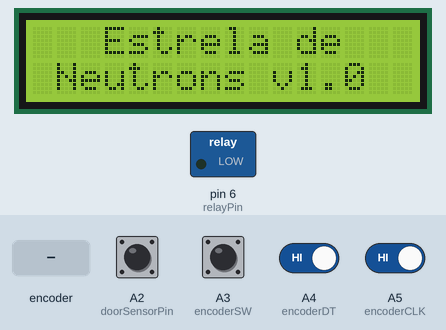
The sketch below on a simulated Arduino Uno, built with avr-gcc and run on an emulated ATmega328P. Parts: 16×2 character LCD, switched loads named in the sketch (green lamp = pin HIGH). Dashed ring = blinking. The inputs (shaded band) are chosen by the test bench; at power-on: A3 (encoderSW), A4 (encoderDT), A5 (encoderCLK) HIGH, A2 (doorSensorPin) LOW. What the sketch prints to the serial monitor is not drawn.

Above: at 1.2 s.
1.3 s: A3 (encoderSW) driven LOW
At 2.3 s:
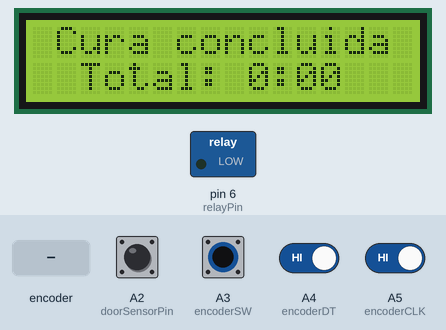
2.8 s: A2 (doorSensorPin) pulsed HIGH 2 times (0.12 s each, 0.3 s apart)
At 4.2 s:
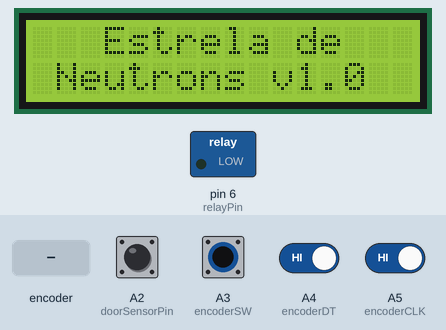
4.9 s: rotary encoder on A5 (encoderCLK) / A4 (encoderDT) turned 3 steps (first pin leading)
At 6.3 s:
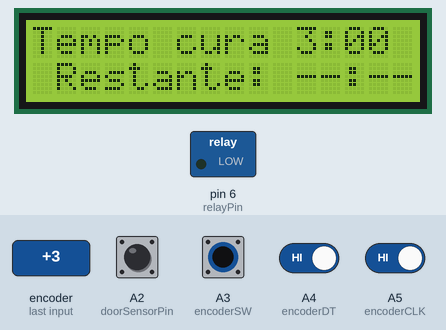
7.0 s: rotary encoder on A5 (encoderCLK) / A4 (encoderDT) turned 1 step (first pin leading)
At 7.7 s:
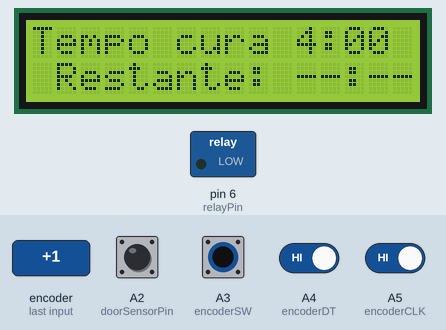
8.7 s: A3 (encoderSW) pulsed HIGH 5 times (0.12 s each, 0.3 s apart)
At 9.27 s:
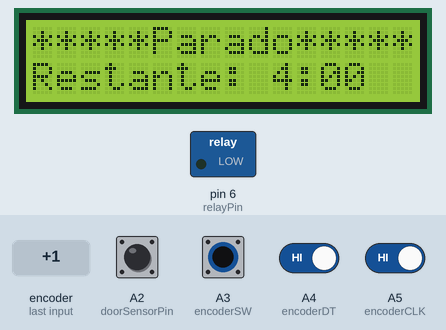
11.7 s: A2 (doorSensorPin) driven HIGH
At 12.4 s:
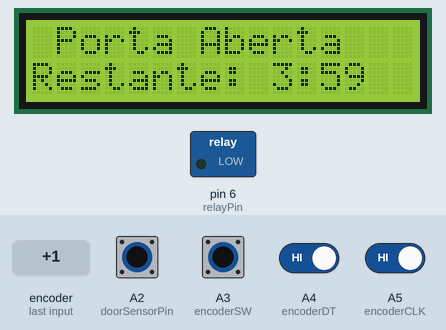
Timing chart, 0 to 14.2 s (numbered marks = the images above; inputs shaded):
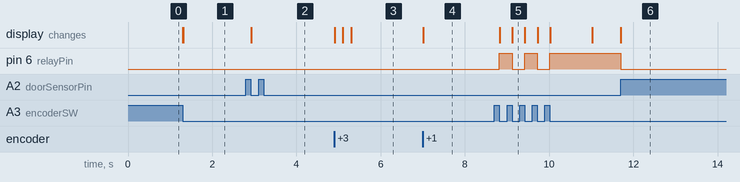

Measured:
- after the input at 1.3 s, the display: first changes at once (image 1 shows a later state)
- after the input at 2.8 s, the display: changes after 0.13 s (image 2)
- after the input at 4.9 s, the display: first changes at once (image 3 shows a later state)
- after the input at 7.0 s, the display: changes at once (image 4)
- after the input at 8.7 s, pin 6 (relayPin): alternates HIGH for 0.30 s and LOW for 0.30 s, 5 changes in all, then stays HIGH, starting after 0.12 s; the display: first changes after 0.12 s (image 5 shows a later state)
- after the input at 11.7 s, pin 6 (relayPin): HIGH → LOW at once; the display: changes at once (image 6)

The sketch:

Cura_UV_Arduino_Nano.ino
```cpp
#include <LiquidCrystal.h>

#define encoderCLK A5
#define encoderDT A4
#define encoderSW A3

#define relayPin 6

#define doorSensorPin A2

const int rs = 12, en = 11, d4 = 5, d5 = 4, d6 = 3, d7 = 2;

LiquidCrystal lcd(rs, en, d4, d5, d6, d7);


// Variáveis para o encoder
int lastCLK = HIGH;
int currentCLK;
int lastButtonState = HIGH;
int currentButtonState;

// Variáveis de tempo
int curingTime = 0; // em minutos
bool isCuring = false;
bool isPaused = false;
bool isComplete = false;
unsigned long startTime;
unsigned long pausedTime;

// Variáveis para o sensor de porta
int lastDoorState = HIGH;
int currentDoorState;

void setup() {
  // Inicializa o LCD
  lcd.begin(16, 2);
  lcd.print("   Estrela de");
  lcd.setCursor(0, 1);
  lcd.print(" Neutrons v1.0");

  // Inicializa o pino do relé
  pinMode(relayPin, OUTPUT);
  digitalWrite(relayPin, LOW);

  // Inicializa os pinos do encoder
  pinMode(encoderCLK, INPUT);
  pinMode(encoderDT, INPUT);
  pinMode(encoderSW, INPUT_PULLUP);

  // Inicializa o pino do sensor de porta
  pinMode(doorSensorPin, INPUT);

  // Inicializa a Serial para depuração
  Serial.begin(115200);
}

void loop() {
  // Lê o estado da porta
  currentDoorState = digitalRead(doorSensorPin);

  // Verifica o estado da porta e pausa/resume a cura conforme necessário
  handleDoorState();

  // Se não está curando e não está pausado, permite ajustes de tempo e inicia a cura
  if (!isCuring && !isPaused && !isComplete) {
    handleEncoder();
    handleButtonPress();
  } else if (isCuring) {
    // Se está curando, verifica se há interrupção pelo botão e atualiza o tempo restante
    handleCuringProcess();
  }

  // Salva o estado da porta
  lastDoorState = currentDoorState;
}

// Função para lidar com o estado da porta
void handleDoorState() {
  if (currentDoorState == HIGH) { // Porta está aberta
    if (isCuring) {
      pauseCuringProcess();
    }
  } else { // Porta está fechada
    if (isPaused && !isComplete) {
      resumeCuringProcess();
    }
    if (isComplete && lastDoorState == HIGH && currentDoorState == LOW) {
      resetAfterCompletion();
    }
  }
}

// Função para pausar o processo de cura
void pauseCuringProcess() {
  isPaused = true;
  pausedTime = millis();
  digitalWrite(relayPin, LOW); // Desliga a luz UV
  isCuring = false; // Pausa o processo de cura

  // Atualiza o LCD
  lcd.setCursor(0, 0);
  lcd.print(" Porta Aberta   ");
  Serial.println("Porta aberta, cura pausada");
}

// Função para resumir o processo de cura
void resumeCuringProcess() {
  isPaused = false;
  isCuring = true;
  startTime += millis() - pausedTime; // Ajusta o tempo de início
  digitalWrite(relayPin, HIGH); // Liga a luz UV
  lcd.clear(); // Limpa o LCD antes de retomar
  lcd.setCursor(0, 0);
  lcd.print("Tempo cura ");
  lcd.print(curingTime);
  lcd.print(":00   ");
  Serial.println("Porta fechada, cura retomada");
}

// Função para resetar após conclusão do processo de cura
void resetAfterCompletion() {
  lcd.clear();
  lcd.setCursor(0, 0);
  lcd.print("   Estrela de");
  lcd.setCursor(0, 1);
  lcd.print(" Neutrons v1.0");
  curingTime = 0;
  isComplete = false;
  Serial.println("Porta fechada após conclusão, reset para tela inicial");
}

// Função para lidar com o encoder
void handleEncoder() {
  currentCLK = digitalRead(encoderCLK);
  if (currentCLK != lastCLK && currentCLK == LOW) {
    if (digitalRead(encoderDT) != currentCLK) {
      curingTime++; // Incrementa em 1 minuto
    } else {
      curingTime--; // Decrementa em 1 minuto
    }

    // Se o tempo de cura for menor que zero, retorna à tela inicial
    if (curingTime < 0) {
      resetToInitialScreen();
      return;
    }

    // Atualiza o LCD
    lcd.setCursor(0, 0);
    lcd.print("Tempo cura ");
    lcd.print(curingTime);
    lcd.print(":00   "); // Limpa caracteres extras
    lcd.setCursor(0, 1);
    lcd.print(" Restante: --:--");
    Serial.print("Tempo de cura ajustado para: ");
    Serial.print(curingTime);
    Serial.println(" minutos");
  }
  lastCLK = currentCLK;
}

// Função para lidar com o pressionamento do botão
void handleButtonPress() {
  currentButtonState = digitalRead(encoderSW);
  if (currentButtonState == LOW && lastButtonState == HIGH) {
    if (currentDoorState == LOW) { // Inicia a cura apenas se a porta estiver fechada
      startCuringProcess();
    } else {
      // Atualiza o LCD para mostrar mensagem de porta aberta
      lcd.setCursor(0, 0);
      lcd.print(" Porta Aberta   ");
      lcd.setCursor(0, 1);
      lcd.print("Feche a porta  ");
      Serial.println("Tentativa de iniciar com porta aberta");
    }
  }
  lastButtonState = currentButtonState;
}

// Função para iniciar o processo de cura
void startCuringProcess() {
  isCuring = true;
  startTime = millis();
  digitalWrite(relayPin, HIGH); // Liga a luz UV

  // Atualiza o LCD
  lcd.setCursor(0, 0);
  lcd.print("Tempo cura ");
  lcd.print(curingTime);
  lcd.print(":00   ");
  Serial.println("Cura iniciada");
}

// Função para lidar com o processo de cura
void handleCuringProcess() {
  // Verifica interrupção pelo botão
  currentButtonState = digitalRead(encoderSW);
  if (currentButtonState == LOW && lastButtonState == HIGH) {
    interruptCuringProcess();
  }
  lastButtonState = currentButtonState;

  // Calcula o tempo decorrido
  unsigned long elapsedMillis = millis() - startTime;
  int elapsedSeconds = elapsedMillis / 1000;

  // Calcula o tempo restante
  int remainingTime = curingTime * 60 - elapsedSeconds; // em segundos

  // Formata o tempo restante como mm:ss
  int remainingMinutes = remainingTime / 60;
  int remainingSeconds = remainingTime % 60;

  // Atualiza o LCD com o tempo restante
  lcd.setCursor(0, 1);
  lcd.print("Restante: ");
  lcd.print(remainingMinutes);
  lcd.print(":");
  if (remainingSeconds < 10) {
    lcd.print("0"); // Zero à esquerda para segundos de um dígito
  }
  lcd.print(remainingSeconds);
  lcd.print("   "); // Limpa caracteres extras

  Serial.print("Tempo restante: ");
  Serial.print(remainingMinutes);
  Serial.print(":");
  if (remainingSeconds < 10) {
    Serial.print("0");
  }
  Serial.println(remainingSeconds);

  // Verifica se o tempo de cura terminou
  if (remainingTime <= 0) {
    completeCuringProcess();
  }
}

// Função para interromper o processo de cura
void interruptCuringProcess() {
  isCuring = false;
  digitalWrite(relayPin, LOW); // Desliga a luz UV

  // Atualiza o LCD
  lcd.setCursor(0, 0);
  lcd.print("*****Parado*****");
  lcd.setCursor(0, 1);
  lcd.print("Tempo: --:--    ");
  Serial.println("Cura interrompida pelo usuário");
}

// Função para concluir o processo de cura
void completeCuringProcess() {
  isCuring = false;
  digitalWrite(relayPin, LOW); // Desliga a luz UV

  // Atualiza o LCD
  lcd.setCursor(0, 0);
  lcd.print(" Cura concluida ");
  lcd.setCursor(0, 1);
  lcd.print("  Total: ");
  lcd.print(curingTime);
  lcd.print(":00    ");
  isComplete = true;
  Serial.println("Cura concluída");
}

// Função para resetar para a tela inicial
void resetToInitialScreen() {
  lcd.clear();
  lcd.setCursor(0, 0);
  lcd.print("   Estrela de");
  lcd.setCursor(0, 1);
  lcd.print(" Neutrons v1.0");
  curingTime = 0;
  isComplete = false;
  isCuring = false;
  isPaused = false;
  Serial.println("Tempo de cura ajustado para menos de zero, reset para tela inicial");
}
```
